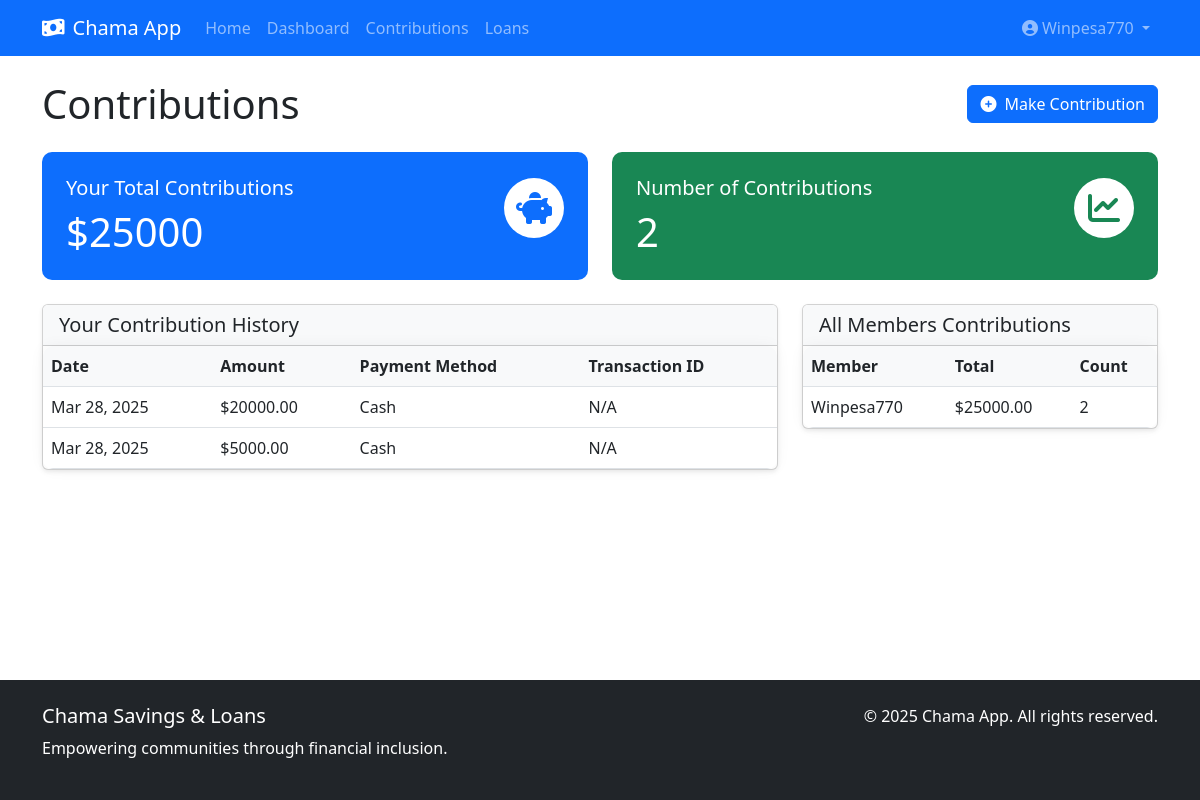
The app's page /contributions/ (signed in) with its own data.
### contributions/models.py (models this page shows, shortened)
class Contribution(models.Model):
    user = models.ForeignKey(User, on_delete=models.CASCADE, related_name='contributions')
    amount = models.DecimalField(max_digits=10, decimal_places=2)
    date = models.DateTimeField(default=timezone.now)
    transaction_id = models.CharField(max_length=50, blank=True, null=True)
    payment_method = models.CharField(max_length=50, choices=[
        ('CASH', 'Cash'),
        ('BANK_TRANSFER', 'Bank Transfer'),
        ('MOBILE_MONEY', 'Mobile Money'),
        ('CHEQUE', 'Cheque')
    ], default='CASH')
    notes = models.TextField(blank=True, null=True)
    class Meta:
        ordering = ['-date']

### contributions/views.py (the view)
# urls.py: path('', views.contribution_list, name='list'),
@login_required
def contribution_list(request):
    contributions = Contribution.objects.filter(user=request.user)
    total_contributions = contributions.aggregate(Sum('amount'))['amount__sum'] or 0
    all_users_contributions = Contribution.objects.all().select_related('user')
    users_total = {}
    for contribution in all_users_contributions:
        username = contribution.user.username
        if username in users_total:
            users_total[username]['amount'] += contribution.amount
            users_total[username]['count'] += 1
        else:
            users_total[username] = {
                'user': contribution.user,
                'amount': contribution.amount,
                'count': 1
            }
    context = {
        'contributions': contributions,
        'total_contributions': total_contributions,
        'users_total': users_total.values()
    }
    return render(request, 'contributions/contribution_list.html', context)

### contributions/templates/contributions/contribution_list.html (shortened to what this page needs)
{% extends 'base.html' %}
{% block content %}
<div class="d-flex justify-content-between align-items-center mb-4">
    <h1 class="mb-0">Contributions</h1>
    <a href="{% url 'contributions:make' %}" class="btn btn-primary">
        <i class="fas fa-plus-circle me-2"></i>Make Contribution
    </a>
</div>
<div class="row mb-4">
    <div class="col-md-6">
        <div class="card stat-card bg-primary text-white">
            <div class="card-body">
                <div class="d-flex justify-content-between align-items-center">
                    <div>
                        <h5 class="card-title">Your Total Contributions</h5>
                        <h2 class="display-6 mb-0">${{ total_contributions }}</h2>
                    </div>
                    <div class="stat-icon bg-white text-primary">
                        <i class="fas fa-piggy-bank fa-2x"></i>
                    </div>
                </div>
            </div>
        </div>
    </div>
    <div class="col-md-6">
        <div class="card stat-card bg-success text-white">
            <div class="card-body">
                <div class="d-flex justify-content-between align-items-center">
                    <div>
                        <h5 class="card-title">Number of Contributions</h5>
                        <h2 class="display-6 mb-0">{{ contributions.count }}</h2>
                    </div>
                    <div class="stat-icon bg-white text-success">
                        <i class="fas fa-chart-line fa-2x"></i>
                    </div>
                </div>
            </div>
        </div>
    </div>
</div>
<div class="row">
    <div class="col-lg-8">
        <div class="card shadow-sm mb-4">
            <div class="card-header bg-light">
                <h5 class="card-title mb-0">Your Contribution History</h5>
            </div>
            <div class="card-body p-0">
                <div class="table-responsive">
                    <table class="table table-hover mb-0">
                        <thead>
                            <tr>
                                <th>Date</th>
                                <th>Amount</th>
                                <th>Payment Method</th>
                                <th>Transaction ID</th>
                            </tr>
                        </thead>
                        <tbody>
                            {% for contribution in contributions %}
                            <tr>
                                <td>{{ contribution.date|date:"M d, Y" }}</td>
                                <td>${{ contribution.amount }}</td>
                                <td>{{ contribution.get_payment_method_display }}</td>
                                <td>{{ contribution.transaction_id|default:"N/A" }}</td>
                            </tr>
                            {% endfor %}
                        </tbody>
                    </table>
                </div>
            </div>
        </div>
    </div>
    <div class="col-lg-4">
        <div class="card shadow-sm">
            <div class="card-header bg-light">
                <h5 class="card-title mb-0">All Members Contributions</h5>
            </div>
            <div class="card-body p-0">
                <div class="table-responsive">
                    <table class="table table-hover mb-0">
                        <thead>
                            <tr>
                                <th>Member</th>
                                <th>Total</th>
                                <th>Count</th>
                            </tr>
                        </thead>
                        <tbody>
                            {% for user_data in users_total %}
                            <tr>
                                <td>{{ user_data.user.username }}</td>
                                <td>${{ user_data.amount }}</td>
                                <td>{{ user_data.count }}</td>
                            </tr>
                            {% empty %}
                            <tr>
                                <td colspan="3" class="text-center py-4">
                                    <p class="mb-0 text-muted">No contributions recorded yet.</p>
                                </td>
                            </tr>
                            {% endfor %}
                        </tbody>
                    </table>
                </div>
            </div>
        </div>
    </div>
</div>
{% endblock %}

### templates/base.html (shortened to what this page needs)
<!DOCTYPE html>
<html lang="en">
<head>
    <link href="https://cdn.jsdelivr.net/npm/bootstrap@5.3.0/dist/css/bootstrap.min.css" rel="stylesheet">
    <link rel="stylesheet" href="https://cdnjs.cloudflare.com/ajax/libs/font-awesome/6.0.0/css/all.min.css">
    {% load static %}
    <link rel="stylesheet" href="{% static 'css/style.css' %}">
</head>
<body>
    <nav class="navbar navbar-expand-lg navbar-dark bg-primary">
        <div class="container">
            <a class="navbar-brand" href="{% url 'home' %}">
                <i class="fas fa-money-bill-wave me-2"></i>Chama App
            </a>
            <div class="collapse navbar-collapse" id="navbarNav">
                <ul class="navbar-nav me-auto">
                    <li class="nav-item">
                        <a class="nav-link" href="{% url 'home' %}">Home</a>
                    </li>
                    {% if user.is_authenticated %}
                    <li class="nav-item">
                        <a class="nav-link" href="{% url 'dashboard:home' %}">Dashboard</a>
                    </li>
                    <li class="nav-item">
                        <a class="nav-link" href="{% url 'contributions:list' %}">Contributions</a>
                    </li>
                    <li class="nav-item">
                        <a class="nav-link" href="{% url 'loans:list' %}">Loans</a>
                    </li>
                    {% endif %}
                </ul>
                <ul class="navbar-nav">
                    {% if user.is_authenticated %}
                    <li class="nav-item dropdown">
                        <a class="nav-link dropdown-toggle" href="#" id="navbarDropdown" role="button" data-bs-toggle="dropdown">
                            <i class="fas fa-user-circle me-1"></i>{{ user.username }}
                        </a>
                    </li>
                    {% endif %}
                </ul>
            </div>
        </div>
    </nav>
    <div class="container mt-4 mb-5">
        {% block content %}{% endblock %}
    </div>
    <footer class="bg-dark text-white py-4 mt-auto">
        <div class="container">
            <div class="row">
                <div class="col-md-6">
                    <h5>Chama Savings & Loans</h5>
                    <p>Empowering communities through financial inclusion.</p>
                </div>
                <div class="col-md-6 text-md-end">
                    <p>&copy; {% now "Y" %} Chama App. All rights reserved.</p>
                </div>
            </div>
        </div>
    </footer>
</body>
</html>

### static/css/style.css (style rules this page uses)
body { display: flex; flex-direction: column; min-height: 100vh; }
.container { flex: 1; }
.card { transition: transform 0.3s ease, box-shadow 0.3s ease; }
.stat-card { border-radius: 10px; overflow: hidden; border: none; }
.stat-card .card-body { padding: 1.5rem; }
.stat-icon { width: 60px; height: 60px; display: flex; align-items: center; justify-content: center; border-radius: 50%; margin-bottom: 1rem; }
.table-responsive { border-radius: 10px; overflow: hidden; box-shadow: 0 0 15px rgba(0, 0, 0, 0.05); }
.table th { background-color: #f8f9fa; border-bottom-width: 1px; }

### records on screen
Contribution: date "Mar 28, 2025", amount "20000.00", payment_method "Cash", transaction_id "N/A"
Contribution: date "Mar 28, 2025", amount "5000.00", payment_method "Cash", transaction_id "N/A"

### other values on screen
{{ user.username }} "Winpesa770"
{{ total_contributions }} "25000"
{{ contributions.count }} "2"
{{ user_data.user.username }} "Winpesa770"
{{ user_data.amount }} "25000.00"
{{ user_data.count }} "2"
